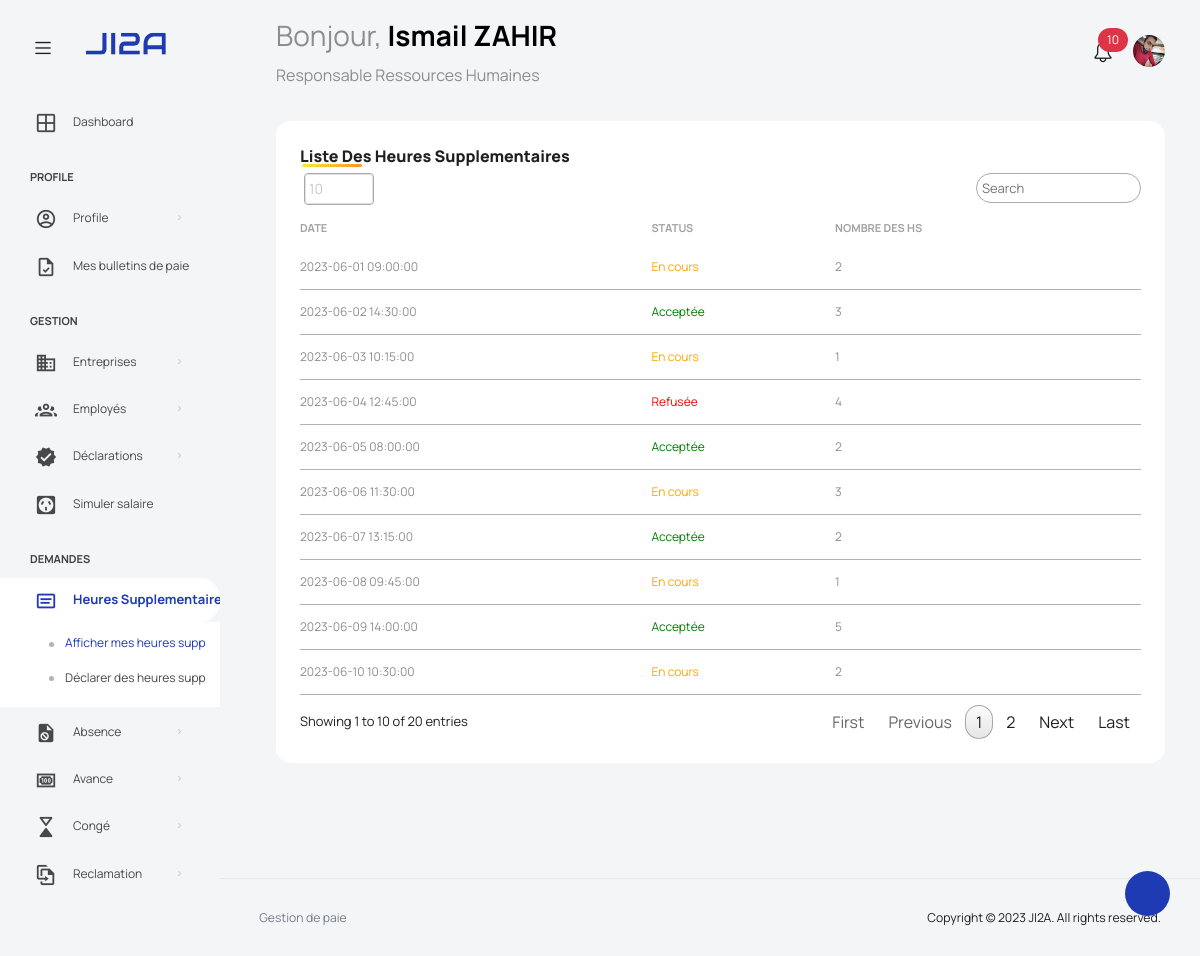
Page /views/heures_supp (signed in) on the committed database.
### tables this page shows
CREATE TABLE IF NOT EXISTS employe (
  idEmploye     INT(11) PRIMARY KEY AUTO_INCREMENT,
  nom           VARCHAR(20) NOT NULL,
  prenom        VARCHAR(20) NOT NULL,
  cin           VARCHAR(10) UNIQUE NOT NULL,
  sexe          ENUM('Homme', 'Femme') NOT NULL,
  dateNaiss     DATE NOT NULL,
  adresse       VARCHAR(100) NOT NULL,
  ville         VARCHAR(20) NOT NULL,
  email         VARCHAR(100) UNIQUE NOT NULL,
  phone         VARCHAR(10) NOT NULL,
  image         VARCHAR(80) NOT NULL,
  situationF    ENUM('Célibataire', 'Marié') NOT NULL,
  nbEnfants     INT(2) NOT NULL,
  diplome       VARCHAR(40) NOT NULL,
  numCNSS       VARCHAR(24) NOT NULL,
  numAMO        VARCHAR(24) NOT NULL,
  numCIMR       VARCHAR(24),  
  numIGR        VARCHAR(24) NOT NULL,
  password      VARCHAR(60) NOT NULL,
  createdAt     DATETIME DEFAULT CURRENT_TIMESTAMP,
  createdBy     INT(11)
);

CREATE TABLE IF NOT EXISTS heuressupp (
  idHeuresSupp INT(11) PRIMARY KEY AUTO_INCREMENT,
  status        ENUM('En cours', 'Acceptée','Refusée') NOT NULL,
  dateTravail   DATETIME NOT NULL,
  nbHs          INT(4) NOT NULL,
  idEmploye     INT(11) NOT NULL
);

### scripts/employe.inc.php (called while the page is built, shortened)
<?php
  function getNotifications ($id)
  {
    require 'connect.php';
    $stm = $pdo->prepare("SELECT * FROM reclamation NATURAL JOIN employe
                          WHERE status = 'En cours' AND responsable = ?
                          ORDER BY dateReclamation DESC");
    $stm->execute([$id]);
    return $stm->fetchAll(PDO::FETCH_ASSOC);
  }

### scripts/connect.php (called while the page is built, shortened)
<?php
  try
  {
    $user   = DB_USER;
  }
  catch (PDOException $e)
  {
    die("Erreur lors de la connexion à la base de données: ".$e->getMessage());
  }

### views/heures_supp.php (the view, shortened to what this page needs)
<?php
require_once '../scripts/connect.php';
$req = "SELECT * FROM heuressupp ";
$stmt = $pdo->prepare($req);
$stmt->execute();
$result = $stmt->fetchAll(PDO::FETCH_ASSOC);
?>
<!DOCTYPE html>
<html lang="en">
<head>
<body>
  <div class="container-scroller">
    <?php include('partials/_navbar.php'); ?>
    <div class="container-fluid page-body-wrapper">
      <?php include('partials/_sidebar.php'); ?>
      <div class="main-panel">
        <div class="content-wrapper">
          <div class="row">
            <div class="col-sm-12">
              <div class="home-tab">
                <div class="row flex-grow">
                  <div class="col-12 grid-margin stretch-card">
                    <div class="card card-rounded">
                      <div class="card-body">
                        <div class="d-sm-flex justify-content-between align-items-start">
                          <div>
                            <h4 class="card-title card-title-dash title">Liste des heures supplementaires </h4>
                          </div>
                        </div>
                        <div class="table-responsive  mt-1">
                          <table class="table select-table" id="table">
                            <thead>
                              <tr>
                                <th>Date </th>
                                <th>Status</th>
                                <th>Nombre des HS </th>
                              </tr>
                            </thead>
                            <tbody>
                              <?php foreach ($result as $row) : ?>
                                <tr>
                                  <td><?php echo $row['dateTravail']; ?></td>
                                  <td>
                                    <?php
                                    $status = $row['status'];
                                    $statusColor = '';
                                    if ($status == 'Acceptée') {
                                      $statusColor = 'green';
                                    } elseif ($status == 'En cours') {
                                      $statusColor = 'orange';
                                    } elseif ($status == 'Refusée') {
                                      $statusColor = 'red';
                                    }
                                    ?>
                                    <span style="color: <?php echo $statusColor; ?>"><?php echo $status; ?></span>
                                  </td>
                                  <td><?php echo $row['nbHs']; ?></td>
                                </tr>
                              <?php endforeach; ?>
                            </tbody>
                          </table>
                        </div>
                      </div>
                    </div>
                  </div>
                </div>
              </div>
            </div>
          </div>
        </div>
      </div>
    </div>
  </div>
</body>
</html>

### views/partials/_navbar.php (shortened to what this page needs)
<nav class="navbar default-layout col-lg-12 col-12 p-0 fixed-top d-flex align-items-top flex-row">
  <div class="text-center navbar-brand-wrapper d-flex align-items-center justify-content-start">
    <div class="me-3">
      <button class="navbar-toggler navbar-toggler align-self-center" type="button" data-bs-toggle="minimize">
        <span class="icon-menu"></span>
      </button>
    </div>
    <div>
      <a class="navbar-brand brand-logo" href="home">
        <img src="images/logo.svg" alt="logo" />
      </a>
    </div>
  </div>
  <?php
    if (isset($_SESSION['admin']))
    {
      $user = $_SESSION['admin'];
      $user['poste'] = "Espace Administrateur";
    }
    else $user = $_SESSION['auth'];
  ?>
  <div class="navbar-menu-wrapper d-flex align-items-top">
    <ul class="navbar-nav">
      <li class="nav-item font-weight-semibold d-none d-lg-block ms-0">
        <h1 class="welcome-text">Bonjour, <span class="text-black fw-bold"><?php echo $user['prenom']." ".$user['nom']; ?></span></h1>
        <h3 class="welcome-sub-text"><?php echo $user['poste']; ?></h3>
      </li>
    </ul>
    <ul class="navbar-nav ms-auto">
    <?php
      if (isset($_SESSION['auth'])):
      require_once '../scripts/employe.inc.php';
      $notifications = getNotifications($user['idEmploye']);
    ?>
      <li class="nav-item dropdown ">
        <a class="nav-link count-indicator" id="notificationDropdown" href="#" data-bs-toggle="dropdown">
          <i class="icon-bell"></i>
          <span class="position-absolute top-0 start-100 translate-middle badge rounded-pill bg-danger">
          <?php echo count($notifications); ?>
          </span>
        </a>
      </li>
      <?php endif; ?>
      <li class="nav-item dropdown d-none d-lg-block user-dropdown">
        <a class="nav-link" id="UserDropdown" href="#" data-bs-toggle="dropdown" aria-expanded="false">
          <img class="img-xs rounded-circle" src="images/profile/<?php echo $user['image']; ?>" alt="Profile image"> </a>
      </li>
    </ul>
  </div>
</nav>

### views/css/style.css (style rules this page uses)
body { background-color: #F4F5F7; margin: 0; }
.title { font-size: 25px; font-weight: 500; position: relative; margin-bottom: 20px; }
.title::before { content: ""; position: absolute; left: 2px; bottom: 0; height: 3px; width: 60px; border-radius: 5px; background: linear-gradient(135deg, #efef38, #ff9027); }

### rows in the picture
employe: image (picture)
heuressupp: dateTravail "2023-06-01 09:00:00", status "En cours", nbHs "2"
heuressupp: dateTravail "2023-06-02 14:30:00", status "Acceptée", nbHs "3"
heuressupp: dateTravail "2023-06-03 10:15:00", status "En cours", nbHs "1"
heuressupp: dateTravail "2023-06-04 12:45:00", status "Refusée", nbHs "4"
heuressupp: dateTravail "2023-06-05 08:00:00", status "Acceptée", nbHs "2"
heuressupp: dateTravail "2023-06-06 11:30:00", status "En cours", nbHs "3"
heuressupp: dateTravail "2023-06-07 13:15:00", status "Acceptée", nbHs "2"
heuressupp: dateTravail "2023-06-08 09:45:00", status "En cours", nbHs "1"
heuressupp: dateTravail "2023-06-09 14:00:00", status "Acceptée", nbHs "5"
heuressupp: dateTravail "2023-06-10 10:30:00", status "En cours", nbHs "2"

### other values in the picture
$user['prenom'] "Ismail"
$user['nom'] "ZAHIR"
$user['poste'] "Responsable Ressources Humaines"
count($notifications) "10"
